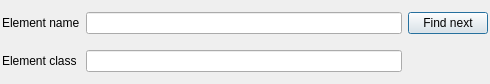
<?xml version="1.0" encoding="UTF-8"?>
<ui version="4.0">
 <class>FindDialog</class>
 <widget class="QDialog" name="FindDialog">
  <property name="geometry">
   <rect>
    <x>0</x>
    <y>0</y>
    <width>490</width>
    <height>84</height>
   </rect>
  </property>
  <property name="windowTitle">
   <string>Find element</string>
  </property>
  <layout class="QGridLayout" name="gridLayout">
   <property name="margin">
    <number>2</number>
   </property>
   <item row="1" column="0">
    <widget class="QLabel" name="label_2">
     <property name="text">
      <string>Element class</string>
     </property>
    </widget>
   </item>
   <item row="1" column="1">
    <widget class="QLineEdit" name="mpElementClass"/>
   </item>
   <item row="0" column="0">
    <widget class="QLabel" name="label">
     <property name="text">
      <string>Element name</string>
     </property>
    </widget>
   </item>
   <item row="0" column="1">
    <widget class="QLineEdit" name="mpElementName"/>
   </item>
   <item row="0" column="2">
    <widget class="QPushButton" name="mpFindNext">
     <property name="text">
      <string>Find next</string>
     </property>
    </widget>
   </item>
   <item row="2" column="0" colspan="3">
    <layout class="QHBoxLayout" name="mpStatusLayout"/>
   </item>
  </layout>
 </widget>
 <resources/>
 <connections/>
</ui>
